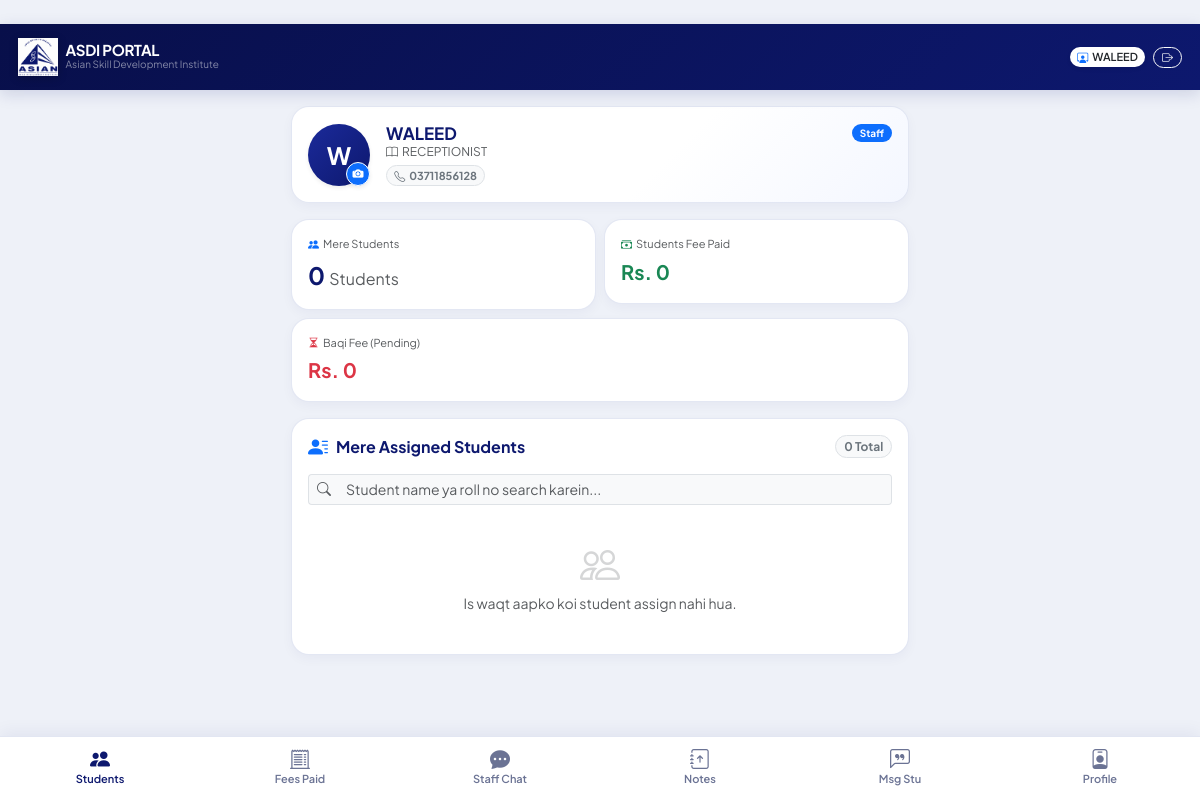
/staff/dashboard (signed in), run on the app's committed database.
### tables this page shows
CREATE TABLE settings (key TEXT PRIMARY KEY, value TEXT);

CREATE TABLE staff (
    id INTEGER PRIMARY KEY AUTOINCREMENT, name TEXT, role TEXT DEFAULT 'Teacher', subject TEXT,
    phone TEXT, whatsapp TEXT, email TEXT, share_pct REAL, duty_start TEXT DEFAULT '09:00',
    days TEXT DEFAULT 'Mon,Tue,Wed,Thu,Fri,Sat', salary INTEGER DEFAULT 0, status TEXT DEFAULT 'Active', note TEXT
, password_hash TEXT, pin TEXT, photo TEXT);

### app.py (the view, shortened to what this page needs)
@app.route("/staff/dashboard")
@staff_required
def staff_dashboard():
    staff_id = session["staff_id"]
    conn = get_db_connection()
    staff = conn.execute("SELECT * FROM staff WHERE id = ?", (staff_id,)).fetchone()
    if not staff:
        session.clear()
        return redirect(url_for("login", tab="staff"))
    students = conn.execute(
        "SELECT * FROM students WHERE teacher_id = ? ORDER BY name ASC",
        (staff_id,)
    ).fetchall()
    student_ids = [s["id"] for s in students]
    payments = []
    total_students = len(students)
    total_course_fee = sum((s["total_fee"] or 0) - (s["discount_amount"] or 0) for s in students)
    total_fee_collected = sum(p["amount"] or 0 for p in payments)
    total_pending_balance = max(0, total_course_fee - total_fee_collected)
    share_pct = staff["share_pct"] or 0
    share_earning = round(float(total_fee_collected or 0) * (float(share_pct or 0) / 100.0), 2) if share_pct else 0
    students_with_metrics = []
    staff_att = conn.execute(
        "SELECT * FROM staff_attendance WHERE staff_id = ? ORDER BY att_date DESC LIMIT 30",
        (staff_id,)
    ).fetchall()
    chat_messages = conn.execute("""
        SELECT * FROM staff_chat_messages
        ORDER BY id ASC
        LIMIT 100
    """).fetchall()
    all_colleagues = conn.execute("SELECT id, name, role, photo FROM staff WHERE id != ? ORDER BY name ASC", (staff_id,)).fetchall()
    today_str = datetime.now().strftime("%Y-%m-%d")
    today_staff_att = conn.execute("SELECT * FROM staff_attendance WHERE staff_id = ? AND att_date = ?", (staff_id, today_str)).fetchone()
    courses_list = conn.execute("SELECT * FROM courses ORDER BY name ASC").fetchall()
    my_content = conn.execute("SELECT * FROM course_content ORDER BY id DESC LIMIT 20").fetchall()
    announcements = conn.execute("""
        SELECT * FROM announcements
        WHERE is_active = 1 AND (target_role = 'All' OR target_role = 'Staff')
        ORDER BY id DESC LIMIT 5
    """).fetchall()
    teacher_sent_msgs = conn.execute("""
        SELECT tsm.*, st.name as student_name, st.roll_no, st.admission_no, st.course
        FROM teacher_student_messages tsm
        JOIN students st ON st.id = tsm.student_id
        WHERE tsm.staff_id = ?
        ORDER BY tsm.id DESC
        LIMIT 50
    """, (staff_id,)).fetchall()
    today_str = datetime.now().strftime("%Y-%m-%d")
    teacher_today_count = conn.execute("""
        SELECT COUNT(*) FROM teacher_student_messages
        WHERE staff_id = ? AND (DATE(created_at) = CURRENT_DATE OR DATE(created_at) = ?)
    """, (staff_id, today_str)).fetchone()[0]
    conn.close()
    return render_template(
        "staff_dashboard.html",
        announcements=announcements,
        teacher_sent_msgs=teacher_sent_msgs,
        teacher_today_count=teacher_today_count,
        courses_list=courses_list,
        my_content=my_content,
        chat_messages=chat_messages,
        all_colleagues=all_colleagues,
        today_staff_att=today_staff_att,
        staff=staff,
        students=students_with_metrics,
        payments=payments,
        staff_attendance=staff_att,
        total_students=total_students,
        total_course_fee=total_course_fee,
        total_fee_collected=total_fee_collected,
        total_pending_balance=total_pending_balance,
        share_earning=share_earning,
        share_pct=share_pct
    )

### templates/staff_dashboard.html (shortened to what this page needs)
﻿{% extends "base.html" %}
{% block content %}
<div class="container py-3 px-3" style="max-width: 650px;">
  <div class="portal-card p-3 mb-3" style="background: linear-gradient(135deg, #FFFFFF 60%, #F4F7FF 100%);">
    <div class="d-flex align-items-center gap-3">
      <div class="position-relative" style="flex-shrink:0;">
        {% if staff.photo %}
          <img src="{{ url_for('uploaded_profile', filename=staff.photo) }}"
               alt="{{ staff.name }}" class="rounded-circle shadow-sm"
               style="width: 62px; height: 62px; object-fit: cover; border: 2.5px solid var(--navy); cursor: pointer;"
               onclick="previewProfilePhoto(this.src, '{{ staff.name }}', '{{ staff.role }} - {{ staff.subject or "Faculty" }}')" title="Click to view full photo">
        {% else %}
          <div class="rounded-circle d-flex align-items-center justify-content-center fw-bold shadow-sm"
               style="width: 62px; height: 62px; background: linear-gradient(135deg, #1B2A9A, #0D186E); color: white; font-size: 24px;">
            {{ staff.name[0] | upper }}
          </div>
        {% endif %}
        <label for="headerStaffPhotoInput" class="btn btn-primary rounded-circle p-0 position-absolute bottom-0 end-0 shadow-sm border border-white m-0"
               style="width: 24px; height: 24px; display: flex; align-items: center; justify-content: center; font-size: 11px; cursor: pointer;"
               title="Change Profile Photo">
          <i class="bi bi-camera-fill"></i>
        </label>
      </div>
      <div class="flex-grow-1 overflow-hidden">
        <div class="d-flex align-items-center justify-content-between">
          <h5 class="fw-bold mb-0 text-truncate" style="color: var(--navy); font-size: 17px;">{{ staff.name }}</h5>
          <span class="badge bg-primary text-white rounded-pill px-2 py-1" style="font-size: 10px;">
            {{ staff.role }}
          </span>
        </div>
        <div class="text-muted small" style="font-size: 12px;">
          <i class="bi bi-book me-1"></i>{{ staff.subject or 'General Faculty' }}
        </div>
        <div class="d-flex flex-wrap gap-1 mt-1">
          <span class="badge bg-light text-secondary border rounded-pill" style="font-size: 11px;">
            <i class="bi bi-telephone me-1"></i>{{ staff.phone }}
          </span>
        </div>
      </div>
    </div>
  </div>
  <div class="row g-2 mb-3">
    <div class="col-6">
      <div class="portal-card p-3">
        <div class="text-muted small" style="font-size: 11px;">
          <i class="bi bi-people-fill me-1 text-primary"></i>Mere Students
        </div>
        <div class="fw-bold fs-4 mt-1" style="color: var(--navy);">
          {{ total_students }} <span class="fs-6 fw-normal text-muted">Students</span>
        </div>
      </div>
    </div>
    <div class="col-6">
      <div class="portal-card p-3">
        <div class="text-muted small" style="font-size: 11px;">
          <i class="bi bi-cash-stack me-1 text-success"></i>Students Fee Paid
        </div>
        <div class="fw-bold fs-5 mt-1 text-success">
          Rs. {{ "{:,}".format(total_fee_collected) }}
        </div>
      </div>
    </div>
    <div class="col-{% if share_pct > 0 %}6{% else %}12{% endif %}">
      <div class="portal-card p-3">
        <div class="text-muted small" style="font-size: 11px;">
          <i class="bi bi-hourglass-split me-1 text-danger"></i>Baqi Fee (Pending)
        </div>
        <div class="fw-bold fs-5 mt-1 text-danger">
          Rs. {{ "{:,}".format(total_pending_balance) }}
        </div>
      </div>
    </div>
  </div>
  <div class="tab-content" id="staffTabsContent">
    <div class="tab-pane fade show active" id="tab-my-students" role="tabpanel">
      <div class="portal-card p-3 mb-3">
        <div class="d-flex justify-content-between align-items-center mb-3">
          <div class="d-flex align-items-center gap-2">
            <i class="bi bi-person-lines-fill text-primary fs-5"></i>
            <h6 class="fw-bold mb-0" style="color: var(--navy);">Mere Assigned Students</h6>
          </div>
          <span class="badge bg-light text-secondary border rounded-pill">{{ students | length }} Total</span>
        </div>
        <div class="mb-3">
          <div class="input-group input-group-sm">
            <span class="input-group-text bg-light border-end-0 text-muted"><i class="bi bi-search"></i></span>
            <input type="text" id="studentSearch" class="form-control bg-light border-start-0" placeholder="Student name ya roll no search karein...">
          </div>
        </div>
        {% if students %}
        <div class="d-flex flex-column gap-2" id="studentListContainer">
          {% for item in students %}
          {% set s = item.student %}
          <div class="p-3 border rounded-3 bg-white student-item">
            <div class="d-flex justify-content-between align-items-start mb-1">
              <div class="d-flex align-items-center gap-2">
                {% if s.photo and s.photo != '' and not s.photo.startswith('/') and not s.photo.startswith('C:') %}
                  <img src="{{ url_for('uploaded_profile', filename=s.photo) }}"
                       alt="{{ s.name }}"
                       class="rounded-circle flex-shrink-0"
                       style="width:38px;height:38px;object-fit:cover;border:2px solid var(--navy);cursor:pointer;transition:transform 0.2s;"
                       onmouseover="this.style.transform='scale(1.15)'"
                       onmouseout="this.style.transform='scale(1)'"
                       onclick="previewProfilePhoto(this.src, '{{ s.name }}', '{{ s.course }} (Roll #{{ s.roll_no or '--' }})')"
                       title="Click to view full photo">
                {% else %}
                  <div class="rounded-circle d-flex align-items-center justify-content-center fw-bold flex-shrink-0"
                       style="width:38px;height:38px;background:linear-gradient(135deg,var(--navy-light),var(--navy));color:white;font-size:15px;">
                    {{ s.name[0] | upper }}
                  </div>
                {% endif %}
                <div>
                  <span class="fw-bold text-dark fs-6 student-name">{{ s.name }}</span>
                  <span class="badge bg-light text-secondary border ms-1" style="font-size: 10px;">Roll #{{ s.roll_no or '--' }}</span>
                </div>
              </div>
              {% if item.is_cleared %}
              <span class="badge badge-paid px-2 py-1 rounded-pill" style="font-size: 10px;">Fee Clear</span>
              {% else %}
              <span class="badge badge-pending px-2 py-1 rounded-pill" style="font-size: 10px;">Due: Rs. {{ "{:,}".format(item.balance) }}</span>
              {% endif %}
            </div>
            <div class="text-muted small mb-2" style="font-size: 11px;">
              <span><i class="bi bi-book me-1"></i>{{ s.course }}</span>
              {% if s.batch %}<span class="ms-2"><i class="bi bi-clock me-1"></i>{{ s.batch }}</span>{% endif %}
              {% if s.phone %}<span class="ms-2"><i class="bi bi-telephone me-1"></i>{{ s.phone }}</span>{% endif %}
            </div>
            <div class="d-flex justify-content-between align-items-center pt-2 border-top" style="font-size: 11px;">
              <span>Total Fee: <strong>Rs. {{ "{:,}".format(item.net_fee) }}</strong></span>
              <span class="text-success">Paid: <strong>Rs. {{ "{:,}".format(item.paid) }}</strong></span>
              <span class="{% if item.balance > 0 %}text-danger{% else %}text-muted{% endif %}">
                Baqi: <strong>Rs. {{ "{:,}".format(item.balance) }}</strong>
              </span>
            </div>
          </div>
          {% endfor %}
        </div>
        {% else %}
        <div class="text-center py-4 text-muted">
          <i class="bi bi-people display-6 opacity-25 d-block mb-2"></i>
          <span class="small">Is waqt aapko koi student assign nahi hua.</span>
        </div>
        {% endif %}
      </div>
    </div>
  </div>
</div>
{% endblock %}
{% block bottom_nav %}
<nav class="mobile-nav">
  <button type="button" class="nav-item-btn active" data-bs-target="#tab-my-students">
    <i class="bi bi-people-fill"></i>
    <span>Students</span>
  </button>
  <button type="button" class="nav-item-btn" data-bs-target="#tab-my-payments">
    <i class="bi bi-receipt-cutoff"></i>
    <span>Fees Paid</span>
  </button>
  <button type="button" class="nav-item-btn position-relative" data-bs-target="#tab-staff-chat">
    <i class="bi bi-chat-dots-fill"></i>
    <span>Staff Chat</span>
  </button>
  <button type="button" class="nav-item-btn" data-bs-target="#tab-course-content" data-tab-name="content">
    <i class="bi bi-journal-arrow-up"></i>
    <span>Notes</span>
  </button>
  <button type="button" class="nav-item-btn" data-bs-target="#tab-teacher-msgs" data-tab-name="teacher-msgs">
    <i class="bi bi-chat-left-quote"></i>
    <span>Msg Stu</span>
  </button>
  <button type="button" class="nav-item-btn" data-bs-target="#tab-my-profile">
    <i class="bi bi-person-badge"></i>
    <span>Profile</span>
  </button>
</nav>
{% endblock %}

### templates/base.html (shortened to what this page needs)
<!DOCTYPE html>
<html lang="en">
<head>
  <link href="https://cdn.jsdelivr.net/npm/bootstrap@5.3.2/dist/css/bootstrap.min.css" rel="stylesheet">
  <link rel="stylesheet" href="https://cdn.jsdelivr.net/npm/bootstrap-icons@1.11.3/font/bootstrap-icons.min.css">
</head>
<body>
  <header class="header-bar d-flex justify-content-between align-items-center">
    <div class="d-flex align-items-center gap-2">
      <img src="{{ url_for('static', filename='logo.png') }}" alt="ASDI Logo" class="brand-logo-img">
      <div>
        <div class="fw-bold lh-1" style="font-size: 15px; letter-spacing: -0.3px;">ASDI PORTAL</div>
        <div class="text-white-50" style="font-size: 10px;">{{ inst_name }}</div>
      </div>
    </div>
    {% if current_user_role %}
    <div class="d-flex align-items-center gap-2">
      <span class="badge bg-white text-dark py-1 px-2.5 rounded-pill fw-semibold shadow-sm" style="font-size: 11px;">
        {% if current_user_role == 'admin' %}
          <i class="bi bi-shield-check text-primary me-1"></i>Administrator
        {% elif current_user_role == 'staff' %}
          <i class="bi bi-person-workspace text-primary me-1"></i>{{ (current_user_name or 'Faculty').split(' ')[0] }}
        {% else %}
          <i class="bi bi-mortarboard-fill text-primary me-1"></i>{{ (current_user_name or 'Student').split(' ')[0] }}
        {% endif %}
      </span>
      <a href="{{ url_for('logout') }}" class="btn btn-sm btn-outline-light rounded-pill px-2 py-1" style="font-size: 11px;" title="Sign Out">
        <i class="bi bi-box-arrow-right"></i>
      </a>
    </div>
    {% endif %}
  </header>
  <main class="flex-grow-1">
    {% block content %}{% endblock %}
  </main>
  {% block bottom_nav %}{% endblock %}
</body>
</html>

### data on the page
settings: value "Asian Skill Development Institute"
staff: name "W", name "WALEED", role "Staff", subject "RECEPTIONIST", phone "03711856128"

### other printed values
{{ (current_user_name or 'Faculty').split(' ')[0] }} "WALEED"
{{ total_students }} "0"
{{ "{:,}".format(total_fee_collected) }} "0"
{{ "{:,}".format(total_pending_balance) }} "0"
{{ students | length }} "0"
